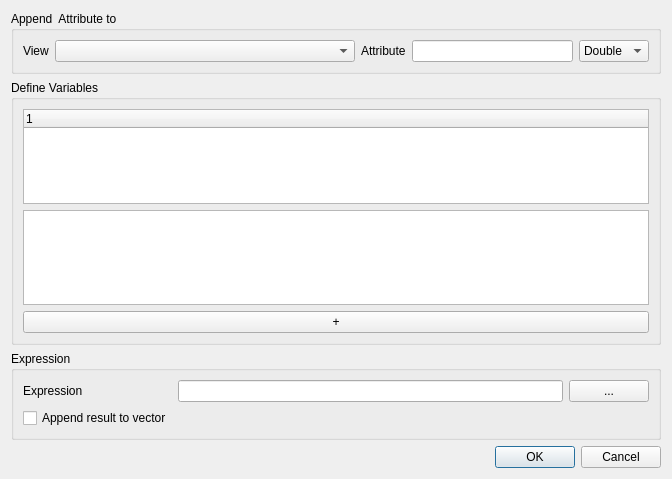
<?xml version="1.0" encoding="UTF-8"?>
<ui version="4.0">
 <class>GUIAttributeCalculator</class>
 <widget class="QDialog" name="GUIAttributeCalculator">
  <property name="geometry">
   <rect>
    <x>0</x>
    <y>0</y>
    <width>672</width>
    <height>479</height>
   </rect>
  </property>
  <property name="windowTitle">
   <string>Dialog</string>
  </property>
  <layout class="QVBoxLayout" name="verticalLayout_2">
   <item>
    <widget class="QGroupBox" name="groupBox_3">
     <property name="title">
      <string>Append  Attribute to</string>
     </property>
     <layout class="QHBoxLayout" name="horizontalLayout">
      <item>
       <widget class="QLabel" name="label_2">
        <property name="text">
         <string>View</string>
        </property>
       </widget>
      </item>
      <item>
       <widget class="QComboBox" name="comboView">
        <property name="sizePolicy">
         <sizepolicy hsizetype="Preferred" vsizetype="Fixed">
          <horstretch>0</horstretch>
          <verstretch>0</verstretch>
         </sizepolicy>
        </property>
        <property name="minimumSize">
         <size>
          <width>300</width>
          <height>0</height>
         </size>
        </property>
       </widget>
      </item>
      <item>
       <widget class="QLabel" name="label_3">
        <property name="text">
         <string>Attribute</string>
        </property>
       </widget>
      </item>
      <item>
       <widget class="QLineEdit" name="lineEditAttribute"/>
      </item>
      <item>
       <widget class="QComboBox" name="attributeType">
        <item>
         <property name="text">
          <string>Double</string>
         </property>
        </item>
        <item>
         <property name="text">
          <string>String</string>
         </property>
        </item>
       </widget>
      </item>
     </layout>
    </widget>
   </item>
   <item>
    <layout class="QVBoxLayout" name="verticalLayout">
     <item>
      <widget class="QGroupBox" name="groupBox">
       <property name="title">
        <string>Define Variables</string>
       </property>
       <layout class="QGridLayout" name="gridLayout">
        <item row="1" column="0">
         <widget class="QTableWidget" name="varaibleTable">
          <property name="columnCount">
           <number>2</number>
          </property>
          <attribute name="horizontalHeaderVisible">
           <bool>false</bool>
          </attribute>
          <column/>
          <column/>
         </widget>
        </item>
        <item row="2" column="0">
         <widget class="QPushButton" name="addButton">
          <property name="minimumSize">
           <size>
            <width>30</width>
            <height>0</height>
           </size>
          </property>
          <property name="text">
           <string>+</string>
          </property>
         </widget>
        </item>
        <item row="0" column="0">
         <widget class="QTreeWidget" name="listAttributes">
          <column>
           <property name="text">
            <string notr="true">1</string>
           </property>
          </column>
         </widget>
        </item>
       </layout>
      </widget>
     </item>
    </layout>
   </item>
   <item>
    <spacer name="verticalSpacer">
     <property name="orientation">
      <enum>Qt::Vertical</enum>
     </property>
     <property name="sizeHint" stdset="0">
      <size>
       <width>20</width>
       <height>40</height>
      </size>
     </property>
    </spacer>
   </item>
   <item>
    <widget class="QGroupBox" name="groupBox_2">
     <property name="title">
      <string>Expression</string>
     </property>
     <layout class="QGridLayout" name="gridLayout_2">
      <item row="0" column="2">
       <widget class="QPushButton" name="pushButton">
        <property name="text">
         <string>...</string>
        </property>
       </widget>
      </item>
      <item row="0" column="0">
       <widget class="QLabel" name="label">
        <property name="text">
         <string>Expression</string>
        </property>
       </widget>
      </item>
      <item row="0" column="1">
       <widget class="QLineEdit" name="lineExpression"/>
      </item>
      <item row="1" column="0">
       <widget class="QCheckBox" name="asVector">
        <property name="text">
         <string>Append result to vector</string>
        </property>
       </widget>
      </item>
     </layout>
    </widget>
   </item>
   <item>
    <widget class="QDialogButtonBox" name="buttonBox">
     <property name="orientation">
      <enum>Qt::Horizontal</enum>
     </property>
     <property name="standardButtons">
      <set>QDialogButtonBox::Cancel|QDialogButtonBox::Ok</set>
     </property>
    </widget>
   </item>
  </layout>
 </widget>
 <resources/>
 <connections>
  <connection>
   <sender>buttonBox</sender>
   <signal>accepted()</signal>
   <receiver>GUIAttributeCalculator</receiver>
   <slot>accept()</slot>
   <hints>
    <hint type="sourcelabel">
     <x>248</x>
     <y>254</y>
    </hint>
    <hint type="destinationlabel">
     <x>157</x>
     <y>274</y>
    </hint>
   </hints>
  </connection>
  <connection>
   <sender>buttonBox</sender>
   <signal>rejected()</signal>
   <receiver>GUIAttributeCalculator</receiver>
   <slot>reject()</slot>
   <hints>
    <hint type="sourcelabel">
     <x>316</x>
     <y>260</y>
    </hint>
    <hint type="destinationlabel">
     <x>286</x>
     <y>274</y>
    </hint>
   </hints>
  </connection>
 </connections>
</ui>
